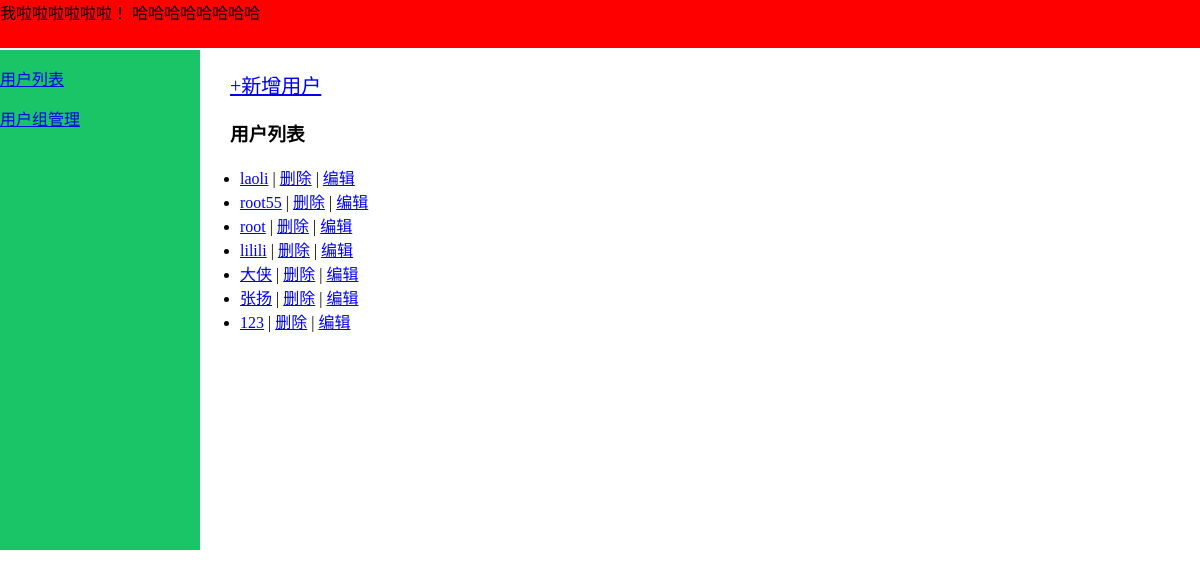
The page /cmdb/state/ on the database its author committed.
### cmdb/models.py (models this page shows)
class Userinfo(models.Model):
    username = models.CharField(max_length=32)
    password = models.CharField(max_length=64)
    email = models.EmailField(max_length=64,null=True)
    creattime = models.DateTimeField(auto_now=True,null=True)
    usergroup = models.ForeignKey('Group',default=1, on_delete=models.CASCADE)
    books = models.ManyToManyField('Book')

### cmdb/views.py (the view)
# urls.py: path(r'state/',views.states),
def states(request):
    obj = models.Userinfo.objects.all()
    group = models.Group.objects.all()
    return render(request,'state.html',{'obj':obj})

### templates/state.html (shortened to what this page needs)
<!DOCTYPE html>
<html lang="en">
<head>
</head>
<body>
    <div class='pg_header'>
        我啦啦啦啦啦啦！ 哈哈哈哈哈哈哈哈
    </div>
    <div class='pg_body'>
        <div class='pg_left'>
            <p><a href='/cmdb/state'>用户列表</a></p>
            <p><a href='/cmdb/group'>用户组管理</a></p>
        </div>
        <div class='pg_right'>
            <p style='margin-left: 30px;font-size: 20px'>
                <a href='/cmdb/adduser'>+新增用户</a>
                <h3 style='margin-left: 30px;'>用户列表</h3>
            </p>
            <ul>
                {% for user in obj %}
                   <li>
                       <a href='/cmdb/state-{{ user.id }}'>{{ user.username }}</a> |
                       <a href='/cmdb/del-{{ user.id }}'>删除</a> |
                       <a href='/cmdb/edit-{{ user.id }}'>编辑</a>
                   </li>
                {% endfor %}
            </ul>
        </div>
    </div>
</body>
</html>

### templates/state.html (style rules this page uses)
body { margin: 0; }
.pg_header { height: 48px; position: fixed; background-color: red; left: 0; right: 0; top: 0; }
.pg_body { margin-top: 50px; }
.pg_left { float: left; width: 200px; height: 500px; background-color: #1AC567; }
.pg_right { float: left; width: 500px; }

### rows shown on the page
Userinfo: username "laoli"
Userinfo: username "root55"
Userinfo: username "root"
Userinfo: username "lilili"
Userinfo: username "大侠"
Userinfo: username "张扬"
Userinfo: username "123"
